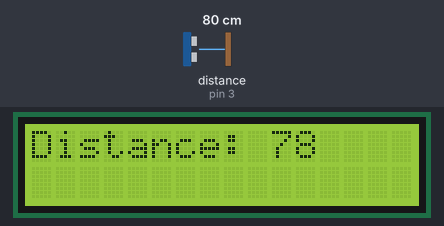
Recording of a sketch running on a simulated Arduino Uno, built with avr-gcc and run on an emulated ATmega328P. Parts: 16×2 character LCD. Wiring (inferred from the names in the program): ultrasonic range finder: trigger pin 2; echo pin 3. The test bench sets the inputs (shaded band); at power-on: distance to the obstacle (sensor on pin 3) 80 cm. The echo pulse lasts 58.3 µs per cm; what the sketch prints to the serial monitor is not drawn.

Above: at 2.29 s.
2.3 s: distance to the obstacle (sensor on pin 3) set to 2 cm
At 3.5 s:
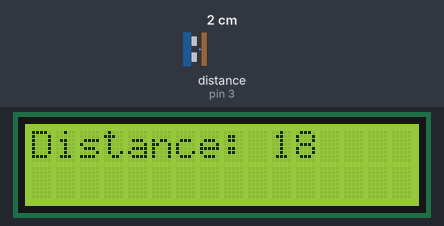
4.1 s: distance to the obstacle (sensor on pin 3) set to 18 cm
At 4.6 s:
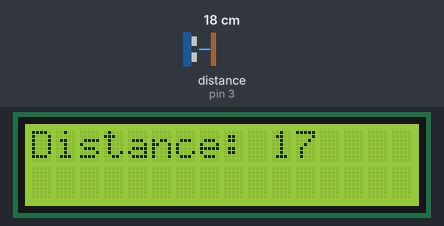
5.6 s: distance to the obstacle (sensor on pin 3) set to 4 cm
At 6.8 s:
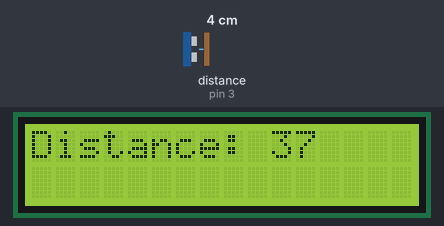
7.1 s: distance to the obstacle (sensor on pin 3) set to 35 cm
At 7.6 s:
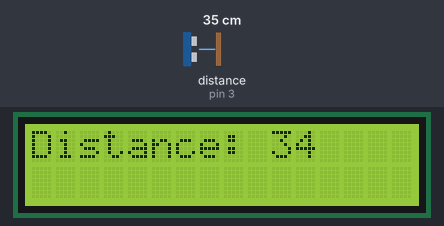
Timing chart, 0 to 9.6 s (numbered marks = the images above; inputs shaded):
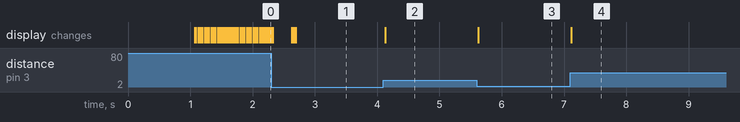

Measured:
- after the input at 2.3 s, the display: first changes at once (image 1 shows a later state)
- after the input at 4.1 s, the display: changes at once (image 2)
- after the input at 5.6 s, the display: changes at once (image 3)
- after the input at 7.1 s, the display: changes at once (image 4)

The sketch:

LCD_ultrasonic.ino
```cpp
#include <Adafruit_LiquidCrystal.h>

#define trigpin 2
#define echopin 3
#define buzzer 2
long duration; //pulseIn outputs long
int distance;


Adafruit_LiquidCrystal lcd_1(0);
void setup()
{
  lcd_1.begin(16, 2);
  lcd_1.print("Welcome");
  delay(1000);

  lcd_1.clear();
  Serial.begin(9600);
  lcd_1.setCursor(0, 0);

 pinMode(trigpin,OUTPUT);
 pinMode(echopin,INPUT);

}
void loop()
{
  digitalWrite(trigpin,HIGH);
 delayMicroseconds(10);
 digitalWrite(trigpin,LOW);
 delayMicroseconds(10);
 duration = pulseIn(echopin,HIGH); //remember Distance = Time * Speed
 distance = duration * 0.034 / 2.0;
 Serial.print("Distance is ");
 Serial.print(distance);

    lcd_1.setCursor(0, 0);
  lcd_1.print("Distance: ");
  lcd_1.print(distance);
}
```
